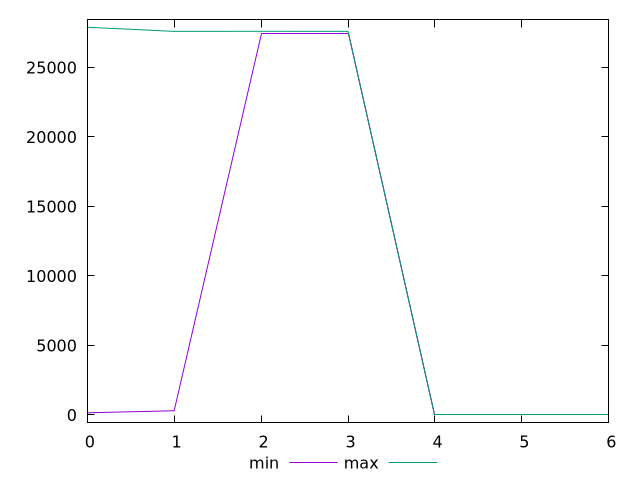

Here is the gnuplot script that generated this plot:
$_min <<EOF
150
300
27450
27450
0
0
0
EOF
$_max <<EOF
27900
27600
27610
27600
0
0
0
EOF
set key outside below
set terminal pngcairo
set output "report_00006_2020-11-02T20-21-41.718Z/uses-webp-images/progession_min_max.png"
set yrange [-558:28458]
plot $_min title "min" with line ,$_max title "max" with line ,
